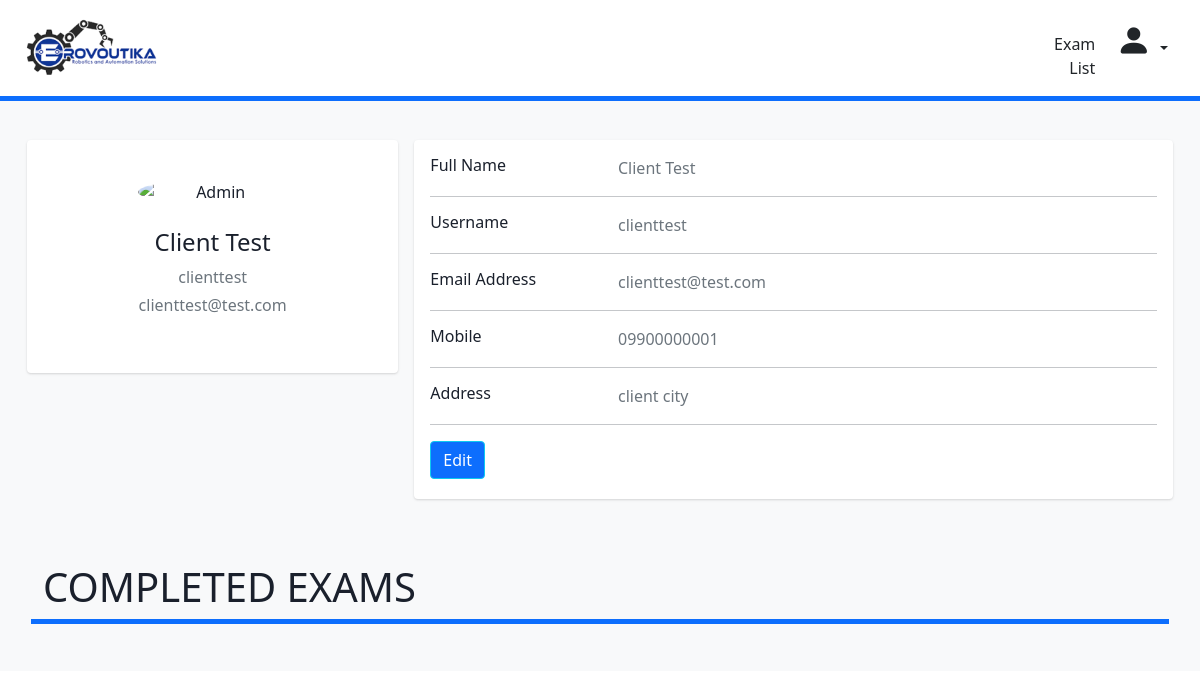
Screenshot of /src/webclient/UserProfile.php (signed in) with the database file from the repository.
### tables this page shows
CREATE TABLE `tbusers` (
	`clUrID` int(9) UNSIGNED NOT NULL AUTO_INCREMENT,  
	`clUrFirstname` varchar(25) NOT NULL, 
	`clUrLastname` varchar(25) NOT NULL, 
	`clUrUsername` varchar(25) NOT NULL, 
	`clUrPassword` text NOT NULL, 
	`clUrLevel` tinyint(1) NOT NULL DEFAULT '1', 
	`clUrdate_added` datetime NOT NULL DEFAULT CURRENT_TIMESTAMP, 
	`clUrcontact_num` varchar(12) DEFAULT NULL, 
	`clUremail` varchar(45) DEFAULT NULL, 
	`clUraddress` varchar(45) DEFAULT NULL, 
	`clUrStatus` int NOT NULL DEFAULT '1', 
	`clUrDateDeleted` datetime DEFAULT NULL, 
	PRIMARY KEY (`clUrID`),
	`clUrLastlogin` datetime NOT NULL DEFAULT current_timestamp(),
  	`clUrPhoto` varchar(255) DEFAULT NULL

);

### src/webclient/UserProfile.php (the view, shortened to what this page needs)
<?php
include '../includes/connectdb.php';
if($_SESSION['client_sid']==session_id())
{
  $clUrID = $_SESSION['clUrID'];
  $userQuery = mysqli_query($connectdb, "SELECT * FROM tbusers where clUrID = $clUrID");
    while($row = mysqli_fetch_array($userQuery)){
      $clUrUsername = $row['clUrUsername'];
      $clUrFirstname = $row['clUrFirstname'];
      $clUrLastname = $row['clUrLastname'];
      $clUrcontact_num = $row['clUrcontact_num'];
      $clUremail = $row['clUremail'];
      $clUraddress = $row['clUraddress'];
    }
		?>
<!DOCTYPE html>
<html lang="en">
   <head>
	<link
      href="https://cdn.jsdelivr.net/npm/bootstrap@5.0.0-beta3/dist/css/bootstrap.min.css"
      rel="stylesheet"
	/>
	<link rel="stylesheet" href="https://cdn.jsdelivr.net/npm/bootstrap-icons@1.4.1/font/bootstrap-icons.css" />
	<link rel="stylesheet" href="../css/UserProfileStyle.css">
</head>
<body>
	<header class="bg-white border-5 border-bottom border-primary">
        <nav class="navbar navbar-expand-lg navbar-light ms-4 me-4">
            <a class="navbar-brand mr-07" href="#"><img src="../images/Logo2.png" style="height: 60px;"></a>
            <div class="collapse navbar-collapse ml-7" id="navbarTogglerDemo03">
                <div class="navbar-nav float-end text-end pr-3">
                    <ul class="navbar-nav me-auto mb-2 mb-lg-0">
                        <li class="nav-item"><a class="nav-item nav-link text-dark mt-3" href="../webexam/UserExamList.php">Exam List</a></li>
                        <li class="nav-item">
                    <div class="btn-group">
                      <button type="button" class="btn dropdown-toggle" data-bs-toggle="dropdown" aria-expanded="false">
                        <i class="bi bi-person-fill"></i>
                      </button>
                    </div>
                        </li>
                    </ul>
                </div>
            </div>
        </nav>
	</header>
        <div class="container-fluid bg-light">
            <div class="main-body">
                  <div class="row gutters-sm mt-4">
                    <div class="col-md-4 mb-3">
                      <div class="card">
                        <div class="card-body mt-4 mb-4">
                          <div class="d-flex flex-column align-items-center text-center">
                            <img src="https://bootdey.com/img/Content/avatar/avatar7.png" alt="Admin" class="rounded-circle" width="150">
                            <div class="mt-4">
                              <h4><?php echo $clUrFirstname." ".$clUrLastname ?></h4>
                              <p class="text-secondary mb-1"><?php echo $clUrUsername ?></p>
                              <p class="text-muted font-size-sm"><?php echo $clUremail ?></p>
                            </div>
                          </div>
                        </div>
                      </div>
                    </div>
                    <div class="col-md-8">
                      <div class="card mb-3" id="upperpanel">
                        <div class="card-body">
                          <div class="row">
                            <div class="col-sm-3">
                              <h6 class="mb-0">Full Name</h6>
                            </div>
                            <div class="col-sm-9 text-secondary">
                              <?php echo $clUrFirstname." ".$clUrLastname ?>
                            </div>
                          </div>
                          <hr>
                          <div class="row">
                              <div class="col-sm-3">
                                  <h6 class="mb-0">Username</h6>
                              </div>
                              <div class="col-sm-9 text-secondary">
                                <?php echo $clUrUsername ?>
                              </div>
                          </div>
                          <hr>
                          <div class="row">
                              <div class="col-sm-3">
                                  <h6 class="mb-0">Email Address</h6>
                              </div>
                              <div class="col-sm-9 text-secondary">
                                <?php echo $clUremail ?>
                              </div>
                          </div>
                          <hr>
                          <div class="row">
                            <div class="col-sm-3">
                              <h6 class="mb-0">Mobile</h6>
                            </div>
                            <div class="col-sm-9 text-secondary">
                            <?php echo $clUrcontact_num ?>
                            </div>
                          </div>
                          <hr>
                          <div class="row">
                            <div class="col-sm-3">
                              <h6 class="mb-0">Address</h6>
                            </div>
                            <div class="col-sm-9 text-secondary">
                            <?php echo $clUraddress ?>
                            </div>
                          </div>
                          <hr>
                          <div class="row mt-1 mb-1">
                            <div class="col-sm-12">
                              <?php
                              echo
                              '<a class="btn btn-info bg-primary" style="color: white;" target="__blank"
                              href="Settings.php?clUrID='.$clUrID.'">Edit</a>'
                              ?>
                            </div>
                          </div>
                        </div>
                      </div>
                    </div>
                </div>
                    <div class="row gutters-sm border-5 border-bottom border-primary ms-1 me-1 mt-5">
                        <h1>COMPLETED EXAMS</h1>
                    </div>
                <div class="exam_container">
                </div>
            </div>
    </div>
    </body>
</html>
<?php
	}
?>

### src/css/UserProfileStyle.css (style rules this page uses)
.mr-07 { margin-right: 7%; }
.ml-7 { margin-left: 70%; }
.bi-person-fill { font-size: 35px; }
body { color: #1a202c; text-align: left; }
.main-body { padding: 15px; }
.card { position: relative; display: flex; flex-direction: column; min-width: 0; word-wrap: break-word; background-color: #fff; background-clip: border-box; border: 0 solid rgba(0,0,0,.125); border-radius: .25rem; box-shadow: 0 1px 3px 0 rgba(0,0,0,.1), 0 1px 2px 0 rgba(0,0,0,.06); }
.card-body { flex: 1 1 auto; min-height: 1px; padding: 1rem; }
.gutters-sm { margin-right: -8px; margin-left: -8px; }
.gutters-sm>.col, .gutters-sm>[class*=col-] { padding-right: 8px; padding-left: 8px; }
.mb-3, .my-3 { margin-bottom: 1rem!important; }
.exam_container { display: flex; flex-wrap: wrap; justify-content: space-around; padding: 1em 0; text-align: left; }

### rows the page displays
tbusers: clUrFirstname "Client", clUrLastname "Test", clUrUsername "clienttest", clUremail "clienttest@test.com", clUrcontact_num "09900000001", clUraddress "client city"
